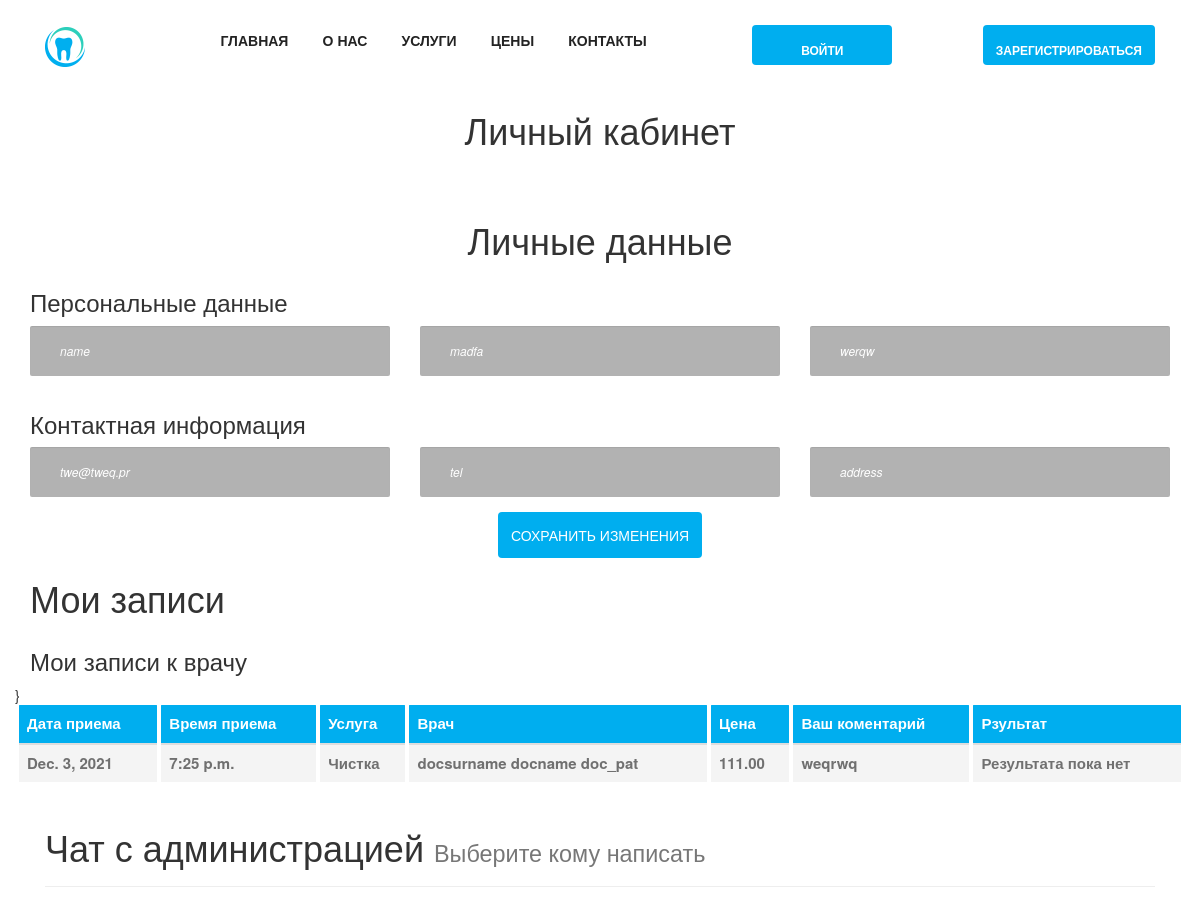
Before: /cabinet/8 (upper part) with the older database file.
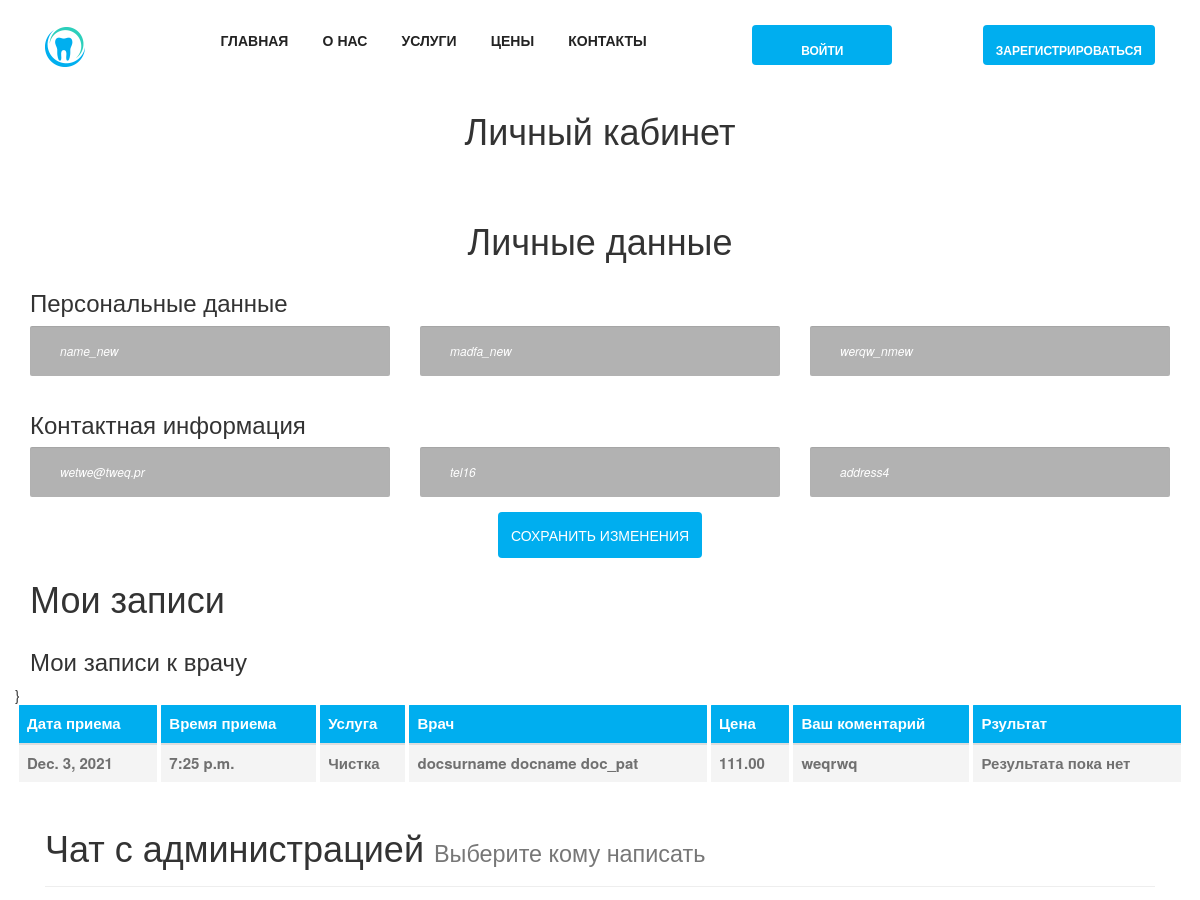
After: the same page with the newer database file.
### website/models.py (models this page shows, shortened)
class Client(models.Model):
    user = models.OneToOneField(User,
                                on_delete=models.CASCADE)
    phone = models.CharField(max_length=32,
                             verbose_name='Номер телефона',
                             unique=True)
    email = models.EmailField(verbose_name='Почта/email',
                              unique=True)
    address = models.TextField(null=True,
                               blank=True,
                               verbose_name='Физический адресс клиента')
    first_name = models.CharField(max_length=128,
                                  verbose_name='Имя')
    last_name = models.CharField(max_length=128,
                                 verbose_name='Фамилия')
    patronymic = models.CharField(max_length=128,
                                  verbose_name='Отчсество',
                                  null=True,
                                  blank=True)
    special_message = models.TextField(null=True,
                                       blank=True,
                                       verbose_name='Специальное сообзение от администрации')

class Appointment(models.Model):
    register_date = models.DateTimeField(auto_now_add=True,
                                         editable=False,
                                         verbose_name='дата и время регистрации услуги')
    date = models.DateField(verbose_name="Дата приема")
    time = models.TimeField(verbose_name="Время приема")
    clinic = models.ForeignKey('AboutUs',
                               on_delete=models.CASCADE,
                               verbose_name='Клиника')
    service = models.ForeignKey(Service,
                                on_delete=models.CASCADE,
                                verbose_name="Услугп")
    client = models.ForeignKey(Client,
                               on_delete=models.CASCADE,
                               verbose_name='Клиент')
    doctor = models.ForeignKey(DoctorCard,
                               on_delete=models.CASCADE,
                               verbose_name='Врач')
    client_comment = models.TextField(null=True,
                                      blank=True,
                                      verbose_name='Комментарий клиента')
    report = models.TextField(null=True,
                              blank=True,
                              verbose_name='Отчет о посещении')
    class Meta:
        verbose_name = 'Визит к врачу'
        verbose_name_plural = 'Визиты к врачу'

class Service(models.Model):
    class Meta:
        verbose_name = 'Услуга'
        verbose_name_plural = 'Услуги'
    def __str__(self):
        return self.title
    image = models.ImageField(upload_to='website/',
                              blank=True,
                              null=True,
                              verbose_name='Изображение')
    title = models.CharField(max_length=168, verbose_name='Название')
    content = models.TextField(verbose_name='Описание')
    price = models.DecimalField(decimal_places=2,
                                verbose_name='стоимость',
                                max_digits=16)

class DoctorCard(models.Model):
    user = models.OneToOneField(User,
                                on_delete=models.CASCADE)
    phone = models.CharField(max_length=32,
                             verbose_name='Номер телефона',
                             null=True,
                             blank=True)
    email = models.EmailField(verbose_name='Почта/email',
                              null=True,
                              blank=False)
    first_name = models.CharField(max_length=128,
                                  verbose_name='Имя')
    last_name = models.CharField(max_length=128,
                                 verbose_name='Фамилия')
    patronymic = models.CharField(max_length=128,
                                  verbose_name='Отчсество',
                                  null=True,
                                  blank=True)
    image = models.ImageField(upload_to='website/',
                              blank=True,
                              null=True,
                              verbose_name='Изображение')
    description = models.TextField(verbose_name='Описание')
    specialization = models.CharField(verbose_name='специалтзация',
                                      max_length=64)
    def __str__(self):
        return f'{self.last_name} {self.first_name} {self.patronymic}'
    class Meta:
        verbose_name = 'Карточка врача'
        verbose_name_plural = 'Карточки врачей'

### website/views.py (the view, shortened to what this page needs)
# urls.py: path('cabinet/<int:user_id>', views.cabinet, name='cabinet_page'),
def cabinet(request, user_id):
    about_us = AboutUs.objects.all()
    if Client.objects.filter(user_id=user_id).exists():
        client = Client.objects.get(user_id=user_id)
        user_appointment = Appointment.objects.filter(client=client)
        return render(request, 'cabinet.html', {'client': client,
                                                'user_appointment': user_appointment,
                                                'about_us': about_us})
    elif Administrator.objects.filter(user_id=user_id).exists():
        administrator = Administrator.objects.get(user_id=user_id)
        return render(request, 'administrator_cabinet.html', {'about_us': about_us,
                                                              'administrator': administrator})

### website/templates/cabinet.html (shortened to what this page needs)
{% extends 'base.html' %}
{% load static %}
{% block content %}
<section>
  <div class="container">
    <div class="row">
      <div class="col-12">
        <div class="section-heading text-center white">
          <h1>Личный кабинет</h1>
      </div>
    </div>
    <div class="row">
      <div class="col-12">
        <div class="text-center white">
          <h1>Личные данные</h1>
        </div>
      </div>
        <div class="col-12">
          <div class="appointment-form">
            <form action="" method="post">
              <div class="row">
                <div class="col-12">
                  <h3>Персональные данные</h3>
                </div>
                <div class="col-md-4">
                  <div class="form-group mb-30">
                    <input name="name" type="text" class="form-control" placeholder="Имя" value="{{client.first_name}}">
                  </div>
                </div>
                <div class="col-md-4">
                  <div class="form-group mb-30">
                    <input name="surname" type="text" class="form-control" placeholder="Фамилия" value="{{client.last_name}}">
                  </div>
                </div>
                <div class="col-md-4">
                  <div class="form-group mb-30">
                    <input name="patronymic" type="text" class="form-control" placeholder="Отчество" value="{{client.patronymic}}">
                  </div>
                </div>
                <div class="col-12">
                  <h3>Контактная информация</h3>
                </div>
                <div class="col-md-4">
                  <div class="form-group mb-30">
                    <input name="email" type="email" class="form-control" placeholder="почта" value="{{client.email}}">
                  </div>
                </div>
                <div class="col-md-4">
                  <div class="form-group mb-30">
                    <input name="tel" type="text" class="form-control" placeholder="номер телефона" value="{{client.phone}}">
                  </div>
                </div>
                <div class="col-md-4">
                  <div class="form-group mb-30">
                    <input name="address" type="text" class="form-control" placeholder="адрес" value="{{client.address}}">
                  </div>
                </div>
                <div class="col-12 text-center">
                  <button type="submit" class="btn dento-btn">Сохранить изменения</button>
                </div>
              </div>
            </form>
          </div>
        </div>
      </div>
    <div class="row">
      <div class="col-12">
        <div class="text-center white">
          <h1>Мои записи</h1>
        </div>
      </div>
    </div>
    <div class="row">
      <div class="col-12">
        <div class="appointment-form">
          <div class="row">
            <div class="col-12">
              <h3>Мои записи к врачу</h3>
            </div>
            <div class="dento-price-table table-responsive">
              <table class="table table-borderless mb-0">
                <thead>
                  <tr>
                    <th scope="col">Дата приема</th>
                    <th scope="col">Время приема</th>
                    <th scope="col">Услуга</th>
                    <th scope="col">Врач</th>
                    <th scope="col">Цена</th>
                    <th scope="col">Ваш коментарий</th>
                    <th scope="col">Рзультат</th>
                  </tr>
                </thead>
                {% for a in user_appointment %}
                  <tbody>
                    <tr>
                      <th scope="row">{{a.date}}</th>
                      <th scope="row">{{a.time}}</th>
                      <th scope="row">{{a.service}}</th>
                      <th scope="row">{{a.doctor}}</th>
                      <th scope="row">{{a.service.price}}</th>
                      <th scope="row">{{a.client_comment}}</th>
                      {% if a.report %}
                        <th scope="row" width="400px">{{a.report}}</th>
                      {% else %}}
                        <th scope="row">Результата пока нет</th>
                      {% endif %}
                    </tr>
                  </tbody>
                {% endfor %}
              </table>
            </div>
          </div>
        </div>
      </div>
    </div>
    <div class="row">
      <div class="col-12">
      </div>
      {% include 'chat/chat_room.html' %}
    </div>
  </div>
</section>
{% endblock %}

### website/templates/base.html (shortened to what this page needs)
{% load static %}
<!DOCTYPE html>
<html lang="en">
<head>
  <link rel="stylesheet" href="{% static 'website/css/style.css' %}">
</head>
<body>
  <header class="header-area">
    <div class="main-header-area">
      <div class="classy-nav-container breakpoint-off">
        <div class="container">
          <nav class="classy-navbar justify-content-between" id="dentoNav">
            <a class="nav-brand" href="{% url 'home' %}"><img src="{% static 'website/img/core-img/favicon.ico' %}" alt=""></a>
            <div class="classy-menu">
              <div class="classynav">
                <ul id="nav">
                  <li><a href="{% url 'home' %}">Главная</a></li>
                  <li><a href="{% url 'about' %}">О нас</a></li>
                  <li><a href="{% url 'service' %}">Услуги</a></li>
                  <li><a href="{% url 'pricing' %}">Цены</a></li>
                  <li><a href="{% url 'contact' %}">Контакты</a></li>
                </ul>
              </div>
            </div>
            {% if user.is_authenticated %}
              <a href="{% url 'booknow' %}" class="btn dento-btn booking-btn">Записаться на прием</a>
              <a href="{% url 'cabinet_page' user.id %}" class="btn dento-btn booking-btn">Личный кабинет</a>
              <a href="{% url 'logout' %}" class="btn dento-btn booking-btn">Выйти</a>
            {% else %}
              <a href="{% url 'login_page' %}" class="btn dento-btn booking-btn">Войти</a>
              <a href="{% url 'registration_page' %}" class="btn dento-btn booking-btn">Зарегистрироваться</a>
            {% endif %}
          </nav>
        </div>
      </div>
    </div>
  </header>
{% block content %}
{% endblock %}
</body>
</html>

### website/templates/chat/chat_room.html (shortened to what this page needs)
{% load static %}
<!DOCTYPE html>
<html lang="en">
<head>
    <link rel="stylesheet" href="{% static 'css/bootstrap.min.css' %}">
    <link rel="stylesheet" href="{% static 'css/style.css' %}"/>
    <link rel="stylesheet" href="{% static 'css/font-awesome.min.css' %}"/>
</head>
<body>
<div class="container">
        <div class="page-header">
            <h1>Чат с администрацией
                <small>Выберите кому написать
                </small>
            </h1>
        </div>
    </div>
</body>
</html>

### static/website/css/style.css (style rules this page uses)
* { margin: 0; padding: 0; }
body { font-family: "Montserrat", sans-serif; font-weight: 400; font-size: 14px; }
h1, h2, h3, h4, h5, h6 { font-family: "Montserrat", sans-serif; color: #333333; line-height: 1.4; font-weight: 600; }
a, a:active, a:focus, a:hover { color: #333333; text-decoration: none; -webkit-transition-duration: 500ms; -o-transition-duration: 500ms; transition-duration: 500ms; outline: none; }
li { list-style: none; }
img { max-width: 100%; height: auto; }
ul { margin: 0; padding: 0; }
ul li { margin: 0; padding: 0; }
.mb-30 { margin-bottom: 30px; }
.section-heading { position: relative; z-index: 1; margin-bottom: 50px; }
.dento-btn { position: relative; z-index: 1; min-width: 170px; height: 46px; line-height: 42px; font-size: 14px; font-weight: 600; display: inline-block; padding: 0 20px; text-align: center; text-transform: uppercase; color: #ffffff; border-radius: 2px; background-color: #00aeef; -webkit-transition: all 500ms; -o-transition: all 500ms; transition: all 500ms; border: 2px solid #00aeef; }
.dento-btn.booking-btn { color: #ffffff !important; font-weight: 600; min-width: 140px; height: 40px; line-height: 36px; font-size: 12px; }
.header-area { position: relative; z-index: 599; width: 100%; -webkit-transition-duration: 500ms; -o-transition-duration: 500ms; transition-duration: 500ms; }
.classy-nav-container { background-color: transparent; }
.classy-nav-container .classy-navbar { height: 90px; padding: 0; }
.classy-nav-container .classy-navbar .classynav ul li a { padding: 0 15px; font-weight: 600; font-size: 14px; text-transform: uppercase; }
.appointment-form { position: relative; z-index: 1; }
.appointment-form .form-control { width: 100%; height: 50px; background-color: rgba(0, 0, 0, 0.3); border-radius: 2px; border: none; color: #ffffff; font-size: 12px; padding: 0 30px; font-style: italic; }
.dento-price-table { position: relative; z-index: 1; }
.dento-price-table table thead tr > td, .dento-price-table table thead tr > th { background-color: #00aeef; color: #ffffff; }
.dento-price-table table tr > td, .dento-price-table table tr > th { padding: 15px 30px; border-radius: 3px; border: 4px solid #ffffff; background-color: #f4f4f4; font-weight: 600; color: #707070; }

### static/website/css/default-assets/classy-nav.css (style rules this page uses)
body { font-family: "Roboto", sans-serif; }
ul { margin: 0; }
ul li { list-style: none; }
img { height: auto; max-width: 100%; }
.classy-nav-container { position: relative; z-index: 100; background-color: #ffffff; }
.classy-nav-container * { box-sizing: border-box; }
.classy-nav-container a { -webkit-transition-duration: 500ms; transition-duration: 500ms; text-decoration: none; outline: none; font-size: 14px; font-weight: 400; color: #232323; display: inline-block; }
.justify-content-between { -webkit-box-pack: justify; -ms-flex-pack: justify; justify-content: space-between; }
.classy-navbar { width: 100%; height: 70px; padding: 0.5em 2em; display: -webkit-box; display: -ms-flexbox; display: flex; -webkit-box-align: center; -ms-flex-align: center; -ms-grid-row-align: center; align-items: center; }
.classy-navbar .nav-brand { font-size: 26px; font-weight: 500; color: #565656; display: inline-block; margin-right: 30px; }
.classynav ul li { display: inline-block; clear: both; position: inherit; z-index: 10; }
.classynav ul li a { padding: 0 12px; display: block; height: 35px; font-size: 14px; line-height: 34px; }
.breakpoint-off .classynav { display: -webkit-box; display: -ms-flexbox; display: flex; -webkit-box-align: center; -ms-flex-align: center; -ms-grid-row-align: center; align-items: center; }

### website/static/css/style.css (style rules this page uses)
body { font-size: 15px; }

Changed rows visible on the page:
changed Client: name "name" → "name_new"; surname "madfa" → "madfa_new"; patronymic "werqw" → "werqw_nmew"; email "twe@tweq.pr" → "wetwe@tweq.pr"; tel "tel" → "tel16"; address "address" → "address4"
